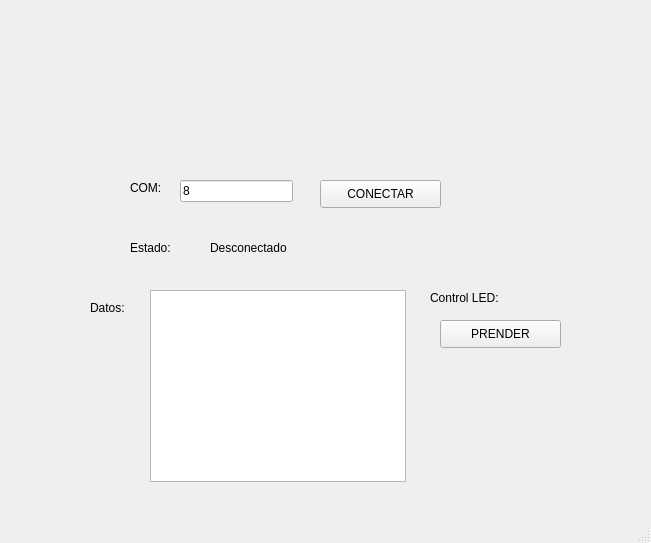
<?xml version="1.0" encoding="UTF-8"?>
<ui version="4.0">
 <class>MainWindow</class>
 <widget class="QMainWindow" name="MainWindow">
  <property name="geometry">
   <rect>
    <x>0</x>
    <y>0</y>
    <width>651</width>
    <height>543</height>
   </rect>
  </property>
  <property name="windowTitle">
   <string>MainWindow</string>
  </property>
  <widget class="QWidget" name="centralwidget">
   <widget class="QLabel" name="lbl_logoUAT">
    <property name="geometry">
     <rect>
      <x>10</x>
      <y>20</y>
      <width>281</width>
      <height>121</height>
     </rect>
    </property>
    <property name="text">
     <string/>
    </property>
    <property name="pixmap">
     <pixmap resource="../../recursos.qrc">:/logo/Imagenes/logo uat.png</pixmap>
    </property>
    <property name="scaledContents">
     <bool>true</bool>
    </property>
   </widget>
   <widget class="QLabel" name="lbl_logoFIT">
    <property name="geometry">
     <rect>
      <x>360</x>
      <y>40</y>
      <width>261</width>
      <height>81</height>
     </rect>
    </property>
    <property name="text">
     <string/>
    </property>
    <property name="pixmap">
     <pixmap resource="../../recursos.qrc">:/logo/Imagenes/LogoFIT.png</pixmap>
    </property>
    <property name="scaledContents">
     <bool>true</bool>
    </property>
   </widget>
   <widget class="QLabel" name="lbl_logoCT">
    <property name="geometry">
     <rect>
      <x>570</x>
      <y>440</y>
      <width>71</width>
      <height>51</height>
     </rect>
    </property>
    <property name="text">
     <string/>
    </property>
    <property name="pixmap">
     <pixmap resource="../../recursos.qrc">:/logo/Imagenes/logoCT.png</pixmap>
    </property>
    <property name="scaledContents">
     <bool>true</bool>
    </property>
   </widget>
   <widget class="QLabel" name="label">
    <property name="geometry">
     <rect>
      <x>130</x>
      <y>180</y>
      <width>55</width>
      <height>16</height>
     </rect>
    </property>
    <property name="text">
     <string>COM:</string>
    </property>
   </widget>
   <widget class="QLineEdit" name="txt_COM">
    <property name="geometry">
     <rect>
      <x>180</x>
      <y>180</y>
      <width>113</width>
      <height>22</height>
     </rect>
    </property>
    <property name="text">
     <string>8</string>
    </property>
   </widget>
   <widget class="QPushButton" name="btn_Accion">
    <property name="geometry">
     <rect>
      <x>320</x>
      <y>180</y>
      <width>121</width>
      <height>28</height>
     </rect>
    </property>
    <property name="text">
     <string>CONECTAR</string>
    </property>
   </widget>
   <widget class="QLabel" name="label_2">
    <property name="geometry">
     <rect>
      <x>130</x>
      <y>240</y>
      <width>55</width>
      <height>16</height>
     </rect>
    </property>
    <property name="text">
     <string>Estado:</string>
    </property>
   </widget>
   <widget class="QLabel" name="lbl_estado">
    <property name="geometry">
     <rect>
      <x>210</x>
      <y>240</y>
      <width>111</width>
      <height>16</height>
     </rect>
    </property>
    <property name="text">
     <string>Desconectado</string>
    </property>
   </widget>
   <widget class="QLabel" name="label_3">
    <property name="geometry">
     <rect>
      <x>90</x>
      <y>300</y>
      <width>55</width>
      <height>16</height>
     </rect>
    </property>
    <property name="text">
     <string>Datos:</string>
    </property>
   </widget>
   <widget class="QLabel" name="label_4">
    <property name="geometry">
     <rect>
      <x>430</x>
      <y>290</y>
      <width>111</width>
      <height>16</height>
     </rect>
    </property>
    <property name="text">
     <string>Control LED:</string>
    </property>
   </widget>
   <widget class="QPushButton" name="btn_Accion2">
    <property name="geometry">
     <rect>
      <x>440</x>
      <y>320</y>
      <width>121</width>
      <height>28</height>
     </rect>
    </property>
    <property name="text">
     <string>PRENDER</string>
    </property>
   </widget>
   <widget class="QListWidget" name="datos">
    <property name="geometry">
     <rect>
      <x>150</x>
      <y>290</y>
      <width>256</width>
      <height>192</height>
     </rect>
    </property>
   </widget>
  </widget>
  <widget class="QMenuBar" name="menubar">
   <property name="geometry">
    <rect>
     <x>0</x>
     <y>0</y>
     <width>651</width>
     <height>26</height>
    </rect>
   </property>
  </widget>
  <widget class="QStatusBar" name="statusbar"/>
 </widget>
 <resources>
  <include location="../../recursos.qrc"/>
 </resources>
 <connections/>
</ui>
